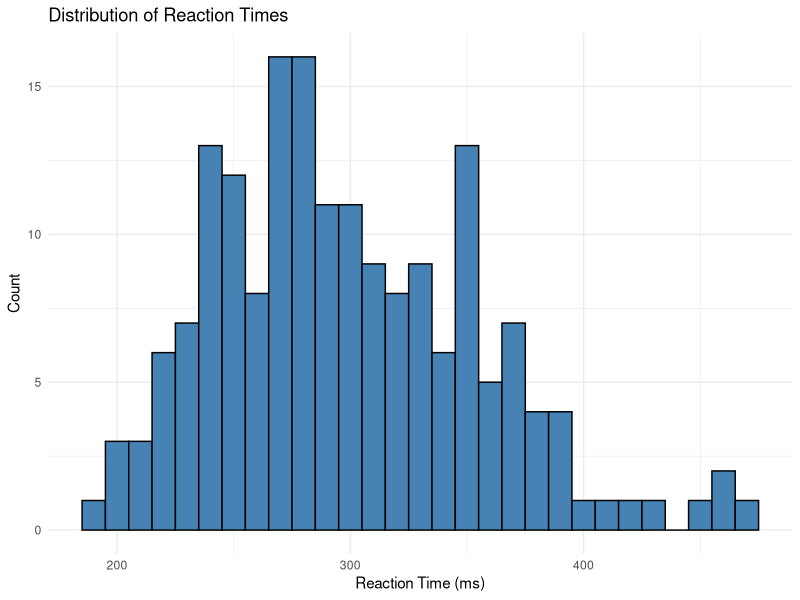
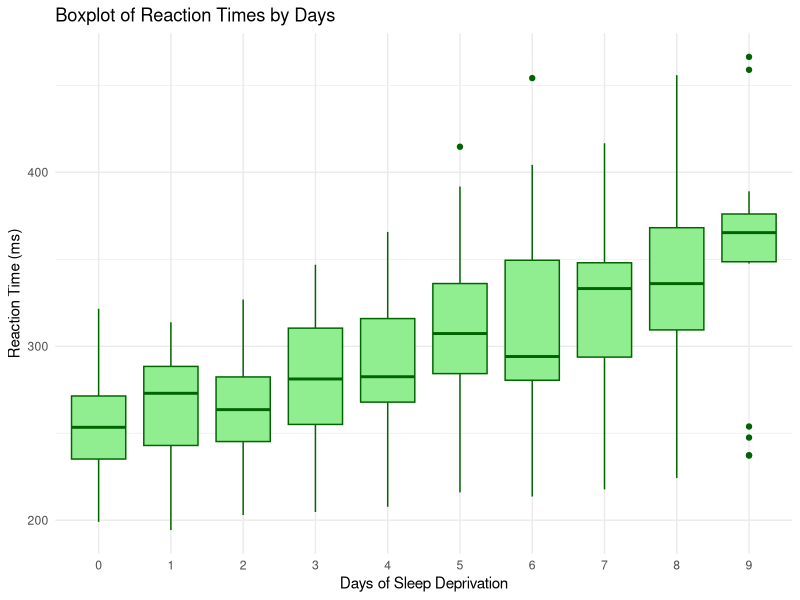
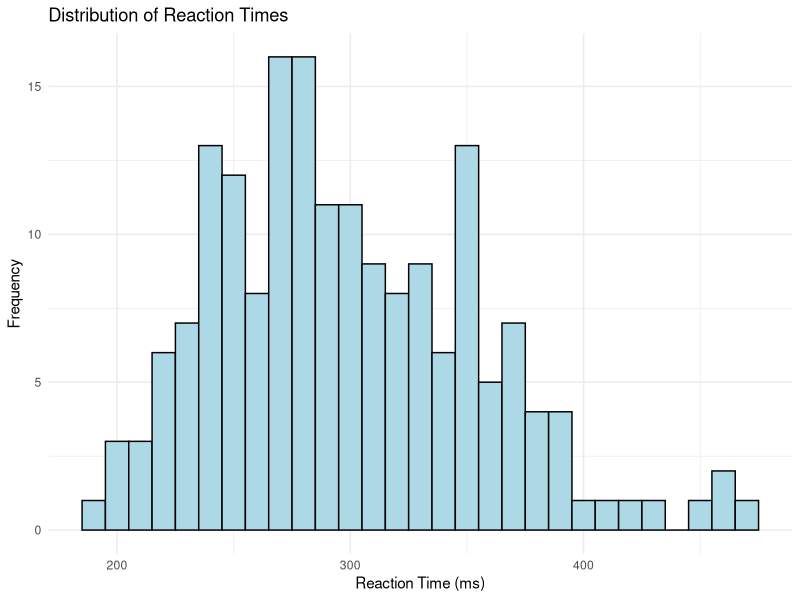
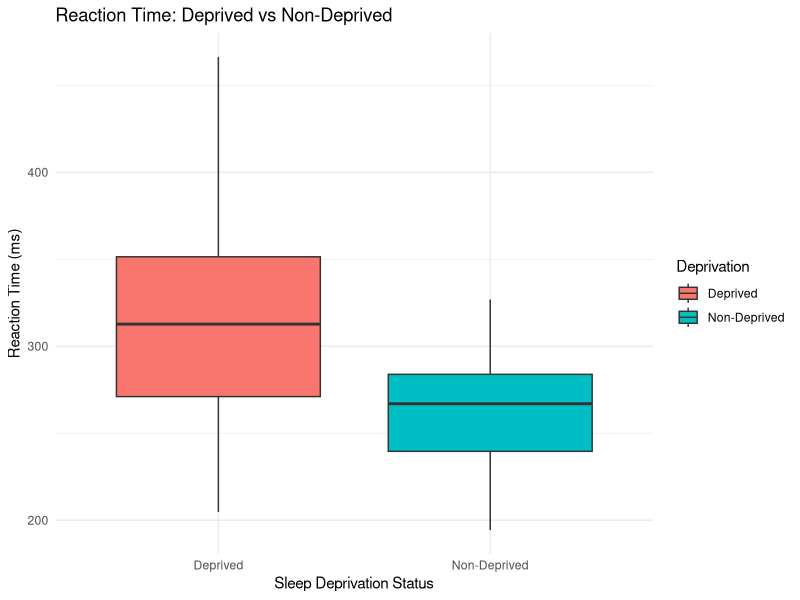
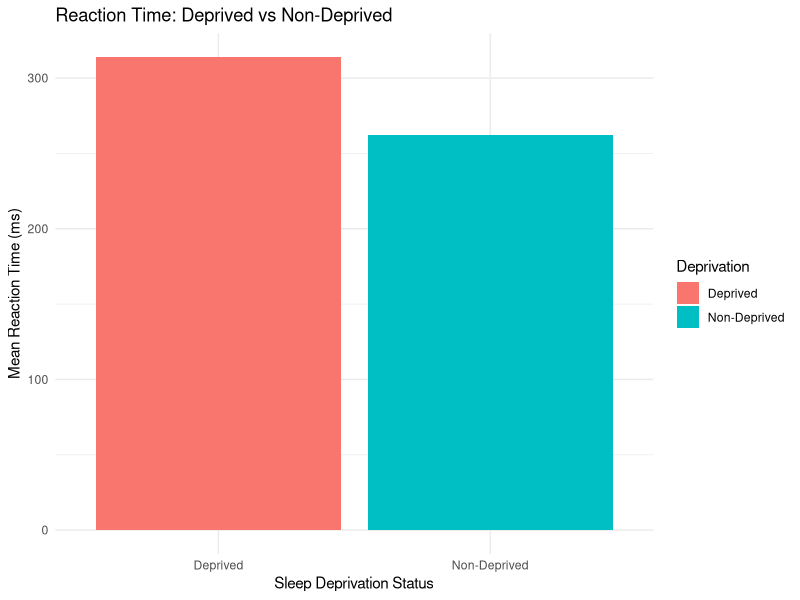
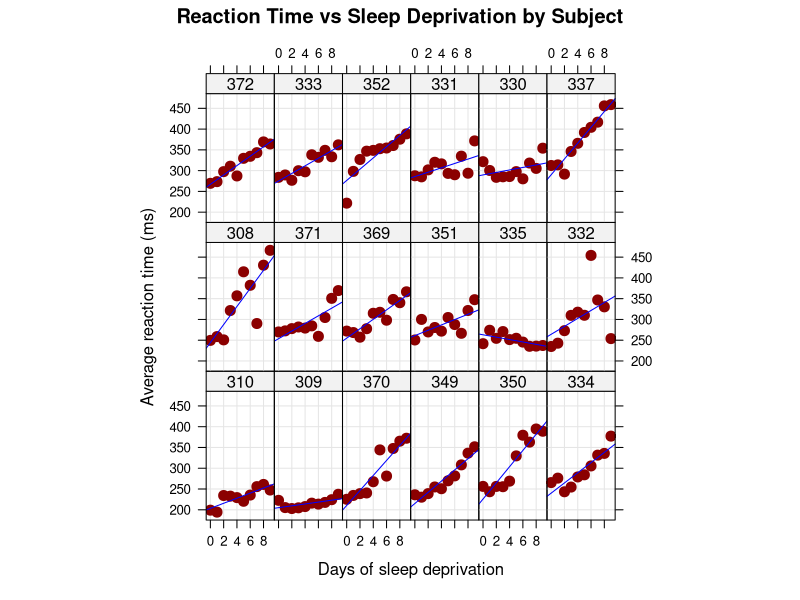
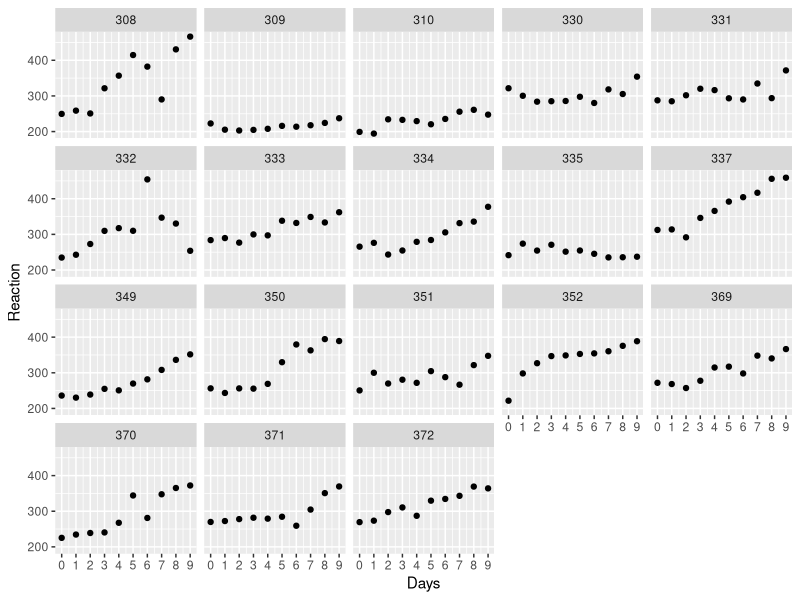
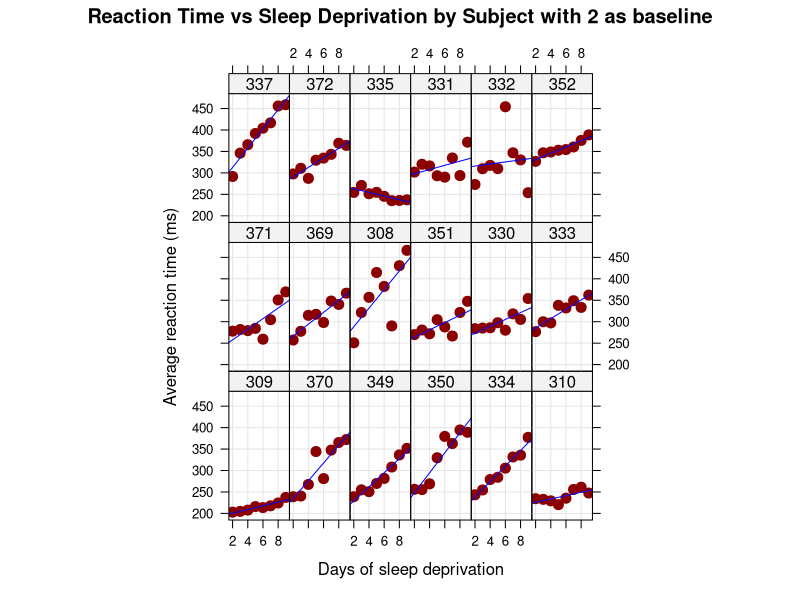

Write R code to recreate these figures, in order.
# import the adequate libraries
library(tidyverse)
library(broom)
library(lme4)

data(sleepstudy)
?sleepstudy



# Here I performed descriptive analysis to see the first five rows of my data
head(sleepstudy)


#   Reaction Days Subject
# 1 249.5600    0     308
# 2 258.7047    1     308
# 3 250.8006    2     308
# 4 321.4398    3     308
# 5 356.8519    4     308

# I also checked the data for the number of observation which is 180 and with 3 variables or columns
str(sleepstudy)
# > str(sleepstudy)
# 'data.frame':   180 obs. of  3 variables:
#  $ Reaction: num  250 259 251 321 357 ...
#  $ Days    : num  0 1 2 3 4 5 6 7 8 9 ...
#  $ Subject : Factor w/ 18 levels "308","309","310",..: 1 1 1 1 1 1 1 1 1 1 ...


# ?sleepstudy we explored the variables in the datasets
# Reaction: Reaction time (ms) is the dependent variable.
# Days: Number of days of sleep deprivation (independent variable).
# Subject: Random effect variable indicating the individual.


# We also check summary() to check for the summary statistics of the datasets and we found that
# the means of the Reaction is 298.5 millisecs
# the means of the Days is 4.5days


summary(sleepstudy)

# > summary(sleepstudy)
#     Reaction          Days        Subject
#  Min.   :194.3   Min.   :0.0   308    : 10
#  1st Qu.:255.4   1st Qu.:2.0   309    : 10
#  Median :288.7   Median :4.5   310    : 10
#  Mean   :298.5   Mean   :4.5   330    : 10
#  3rd Qu.:336.8   3rd Qu.:7.0   331    : 10
#  Max.   :466.4   Max.   :9.0   332    : 10
#                                (Other):120



# Here we plot visualizations to further understand the data


# We plotted the graph of Reaction time to see the distribution more clearly,we plotted the Histogram
ggplot(sleepstudy, aes(x = Reaction)) +
  geom_histogram(binwidth = 10, fill = "steelblue", color = "black") +
  theme_minimal() +
  labs(title = "Distribution of Reaction Times", x = "Reaction Time (ms)", y = "Count")


# We also found the factor levels of days, since it is a categorical variable and saved it into a variable x
# Then we plotted a boxplot of reaction times by days where x is the days of sleep deprivation set as a factor
# with progressive levels from 0-9

x <- factor(sleepstudy$Days)

ggplot(sleepstudy, aes(x, y = Reaction)) +
  geom_boxplot(fill = "lightgreen", color = "darkgreen") +
  theme_minimal() +
  labs(title = "Boxplot of Reaction Times by Days", x = "Days of Sleep Deprivation", y = "Reaction Time (ms)")


# Here, we plotted the Distribution of the Reaction times, against the Frequency in the dataset
ggplot(sleepstudy, aes(x = Reaction)) +
  geom_histogram(binwidth = 10, fill = "lightblue", color = "black") +
  labs(
    title = "Distribution of Reaction Times",
    x = "Reaction Time (ms)",
    y = "Frequency"
  ) +
  theme_minimal()


str(sleepstudy)

#  str(sleepstudy)
# 'data.frame':   180 obs. of  4 variables:
#  $ Reaction   : num  250 259 251 321 357 ...
#  $ Days       : num  0 1 2 3 4 5 6 7 8 9 ...
#  $ Subject    : Factor w/ 18 levels "308","309","310",..: 1 1 1 1 1 1 1 1 1 1 ...
#  $ Deprivation: chr  "Non-Deprived" "Non-Deprived" "Non-Deprived" "Deprived" ...

# Since sleep deprivation begins from day 2, we can account for that in our visualization.
# Here we added a new column to sleepstudy, using a conditional,
# saying if the Days is greater than 2, then Deprivation started
# If not set to 'Non-Deprivation'
sleepstudy$Deprivation <- ifelse(sleepstudy$Days > 2, "Deprived", "Non-Deprived")



# We group the deprivation column and we performed descriptive analysis on the data for each of
# deprived or non-deprived
sleepstudy %>%
  group_by(Deprivation) %>%
  summarise(
    Mean_Reaction = mean(Reaction),
    SD_Reaction = sd(Reaction),
    Median_Reaction = median(Reaction),
    Min_Reaction = min(Reaction),
    Max_Reaction = max(Reaction)
  )



#   Deprivation  Mean_Reaction SD_Reaction Median_Reaction Min_Reaction
#   <chr>                <dbl>       <dbl>           <dbl>        <dbl>
# 1 Deprived              314.        57.5            313.         205.
# 2 Non-Deprived          262.        31.4            267.         194.


# We used a boxplot to plot the Reaction Times against the two categories of deprivation - Deprived and Non-deprived
ggplot(sleepstudy, aes(x = Deprivation, y = Reaction, fill = Deprivation)) +
  geom_boxplot() +
  labs(
    title = "Reaction Time: Deprived vs Non-Deprived",
    x = "Sleep Deprivation Status",
    y = "Reaction Time (ms)"
  ) +
  theme_minimal()



# Here we plotted a bar plot for mean Reaction time against deprivation status - Deprived and Non-Deprived category
ggplot(sleepstudy, aes(x = Deprivation, y = Reaction, fill = Deprivation)) +
  stat_summary(fun = mean, geom = "bar", position = "dodge") +
  labs(
    title = "Reaction Time: Deprived vs Non-Deprived",
    x = "Sleep Deprivation Status",
    y = "Mean Reaction Time (ms)"
  ) +
  theme_minimal()



# Here we loaded the lattice package, used for creating advanced statistical grpahics
require(lattice)

# We plotted the response variable (REaction) on the y-axes and the
# explanatory variable (Days, sleep derivation)
xyplot(Reaction ~ Days | Subject,
  data = sleepstudy,
  # We defined components for the grid, points, and regression lines
  type = c("g", "p", "r"),
  # WE set the regression line color
  col.line = "blue",
  # We set our point style
  pch = 19,
  # We set the point size
  cex = 1.2,
  # Point color
  col = "darkred",
  # We then sorted by intercept of the plotted regression line
  index = function(x, y) coef(lm(y ~ x))[1],
  xlab = "Days of sleep deprivation",
  ylab = "Average reaction time (ms)",
  main = "Reaction Time vs Sleep Deprivation by Subject",
  aspect = "xy"
)

?sleepstudy()
# we experimented with the ggplot to plot the same graph
ggplot(sleepstudy, aes(x = Days, y = Reaction)) +
  geom_point() +
  scale_x_continuous(breaks = 0:9) +
  facet_wrap(~Subject)

# We created a new variable 'experiment_started'
# We piped the sleepstudy dataset into a filter
# The filter function is used to select the Days value of 2 or more
# Since Day 0, Day 1 were adaptation and training (T1/T2) respectively,
# day 2 was baseline (B); sleep deprivation started after day 2.
# Now, we says a new column called 'days_deprived'
experiment_started <- sleepstudy %>%
  filter(Days >= 2L) %>%
  mutate(days_deprived = Days - 2L)


# we printed the first six observation of the new tibble
head(experiment_started)

# > head(experiment_started)
#   Reaction Days Subject days_deprived
# 1 250.8006    2     308             0
# 2 321.4398    3     308             1
# 3 356.8519    4     308             2
# 4 414.6901    5     308             3
# 5 382.2038    6     308             4
# 6 290.1486    7     308             5


# We then performed a descriptive statistics of the new dataset
experiment_started %>% count(days_deprived, Days)
#   days_deprived Days  n
# 1             0    2 18
# 2             1    3 18
# 3             2    4 18
# 4             3    5 18
# 5             4    6 18
# 6             5    7 18
# 7             6    8 18
# 8             7    9 18


# Here we plotted the scatter plot by facets using the filtered data we called "experiment_started"
require(lattice)
xyplot(Reaction ~ Days | Subject,
  data = experiment_started,
  # We defined components for the grid, points, and regression lines
  type = c("g", "p", "r"),
  # WE set the regression line color
  col.line = "blue",
  # We set our point style
  pch = 19,
  # We set the point size
  cex = 1.2,
  # Point color
  col = "darkred",
  # We then sorted by intercept of the plotted regression line
  index = function(x, y) coef(lm(y ~ x))[1],
  xlab = "Days of sleep deprivation",
  ylab = "Average reaction time (ms)",
  main = "Reaction Time vs Sleep Deprivation by Subject with 2 as baseline",
  aspect = "xy"
)


# We plotted a facet_wrap histogram by days, to visualize the reactions of each subject per day
# using DAY2 as Baseline
ggplot(experiment_started, aes(x = Reaction, fill = factor(Days))) +
  geom_histogram(binwidth = 20, alpha = 0.8, position = "dodge") +
  facet_wrap(~Days, scales = "free_y") +
  labs(
    title = "Histogram of Reaction Times by Day",
    x = "Reaction Time",
    y = "Count",
    fill = "Day"
  ) +
  theme_minimal()

# Here, we plotted the boxplot by days, wrapping it in facets by the days.
# We used Day 2 as our new baseline
ggplot(experiment_started, aes(x = factor(Days), y = Reaction, fill = factor(Days))) +
  geom_boxplot(alpha = 0.6) +
  facet_wrap(~days_deprived, scales = "free") +
  labs(title = "Boxplot of Reaction Times by Day and Deprivation Level", x = "Day", y = "Reaction Time", fill = "Day") +
  theme_minimal()


# We performed the normal linear regression, plotting the days_deprived
# We used lm() function,
# Here we set the DV to be Reaction and days_deprived as IV
# data here is our subset experiment_started
complete_pooling_mdl <- lm(Reaction ~ days_deprived, experiment_started)
summary(complete_pooling_mdl)



# Call:
# lm(formula = Reaction ~ days_deprived, data = experiment_started)

# Residuals:
#      Min       1Q   Median       3Q      Max
# -112.284  -26.732    2.143   27.734  140.453

# Coefficients:
#               Estimate Std. Error t value Pr(>|t|)
# (Intercept)    267.967      7.737  34.633  < 2e-16 ***
# days_deprived   11.435      1.850   6.183 6.32e-09 ***
# ---
# Signif. codes:  0 '***' 0.001 '**' 0.01 '*' 0.05 '.' 0.1 ' ' 1

# Residual standard error: 50.85 on 142 degrees of freedom
# Multiple R-squared:  0.2121,    Adjusted R-squared:  0.2066
# F-statistic: 38.23 on 1 and 142 DF,  p-value: 6.316e-09


# (Intercept): 267.967
# This is the estimated value of Reaction when days_deprived is 0.
# In other words, when there is no deprivation, the expected reaction is approximately 268 units.


# days_deprived: 11.435
# This is the slope coefficient, representing the change in Reaction for each additional day of deprivation.
# For every day of deprivation, the model predicts that the Reaction will increase by approximately 11.435 units.



# The residual standard error is 50.85, which is a measure of the typical size of the residuals (errors) in the model.
# It indicates that, on average, the observed reactions deviate from the predicted values by 50.85 units.


# General Summary

# The model shows a positive relationship between days_deprived and Reaction. For every additional day of deprivation,
# the expected Reaction increases by 11.435 units.
# Both the intercept and the slope are statistically
# significant, meaning the model is a good fit for the data.
# The model explains about 21.2% of the variance in Reaction,
# suggesting that while days_deprived is an important predictor,
# other factors likely contribute to the variability in Reaction.




# I extracted the coefficient of the model
coef(complete_pooling_mdl)
#  (Intercept) days_deprived
#     267.96742      11.43543



# Plotted a one size fits all plot to visualize the regression across the days
# We saved the plot into a variable called 'complete'
complete <- ggplot(experiment_started, aes(x = days_deprived, y = Reaction)) +
  geom_abline(intercept = coef(complete_pooling_mdl)[1], slope = coef(complete_pooling_mdl)[2], color = "red") +
  geom_point() +
  scale_x_continuous(breaks = 0:7) +
  facet_wrap(~Subject) +
  labs(y = "Reaction Time", x = "Days deprived of sleep (0 = baseline)")


# We saved the plot as a PNG file
ggsave("complete.png", plot = complete, width = 8, height = 6, dpi = 300)
# We see a bad fit.


# NO POOL
experiment_started %>% summary()
#    Reaction          Days         Subject   days_deprived
#  Min.   :203.0   Min.   :2.00   308    : 8   Min.   :0.00
#  1st Qu.:265.2   1st Qu.:3.75   309    : 8   1st Qu.:1.75
#  Median :303.2   Median :5.50   310    : 8   Median :3.50
#  Mean   :308.0   Mean   :5.50   330    : 8   Mean   :3.50
#  3rd Qu.:347.7   3rd Qu.:7.25   331    : 8   3rd Qu.:5.25
#  Max.   :466.4   Max.   :9.00   332    : 8   Max.   :7.00
#                                 (Other):96



# Here for the "no_pool_model"
# I used the lm() function again,
# The dependent variable (response variable) is 'Reaction'
# The independent variables (predictors) are 'days_deprived' and 'Subject'
# The interaction term between 'days_deprived' and 'Subject'
no_pool_model <- lm(Reaction ~ days_deprived + Subject + days_deprived:Subject, data = experiment_started)



# We printed the summary of the model
summary(no_pool_model)


# We extracted the intercepts from the linear model for all subjects
# The first intercept is the overall intercept (from the model)
# The following intercepts are adjusted for each subject, by adding the subject-specific component
all_intercepts <- c(
  coef(no_pool_model)["(Intercept)"], # Overall intercept for the model
  coef(no_pool_model)[3:19] + coef(no_pool_model)["(Intercept)"] # Adjusted intercepts for each subject
)

# We extracted the slopes for 'days_deprived' from the model for all subjects
# The first slope corresponds to the general effect of 'days_deprived'
# The subsequent slopes are adjusted for each subject, by adding their individual slope component
all_slopes <- c(
  coef(no_pool_model)["days_deprived"], # Overall slope for 'days_deprived'
  coef(no_pool_model)[20:36] + coef(no_pool_model)["days_deprived"] # Adjusted slopes for each subject
)

# We extract the unique Subject levels and convert them into a factor
# This will be used to ensure we have the correct subject identifiers for each coefficient
ids <- experiment_started %>%
  pull(Subject) %>% # Pull the Subject variable from the dataset
  levels() %>% # Extract unique levels (subjects)
  factor() # Ensure that 'Subject' is a factor to match the model coefficients

# We created a tibble to store the extracted coefficients (intercepts and slopes) along with corresponding subject IDs
np_coef <- tibble(
  Subject = ids, # Subject identifiers for each row
  intercept = all_intercepts, # Intercepts for each subject
  slope = all_slopes # Slopes for 'days_deprived' for each subject
)

# printed the coefficients tibble to check the results
np_coef

# We created a plot to visualize the relationship between 'days_deprived' and 'Reaction'
# We plotted separate lines for each subject using the intercept and slope for each subject
nopool <- ggplot(experiment_started, aes(x = days_deprived, y = Reaction)) +
  geom_abline( # Add lines with subject-specific intercepts and slopes
    data = np_coef, # Data source for intercepts and slopes
    mapping = aes(
      intercept = intercept, # Use the intercept for each subject
      slope = slope # Use the slope for each subject
    ),
    color = "blue" # Line color set to blue
  ) +
  geom_point() + # Add points for actual data
  scale_x_continuous(breaks = 0:7) + # Set x-axis breaks for days_deprived from 0 to 7
  facet_wrap(~Subject) + # Facet the plot by Subject, so each subject gets its own subplot
  labs(y = "Reaction Time", x = "Days deprived of sleep (0 = baseline)") # Label the axes

# We saved the plot as a PNG image with specified dimensions and resolution
ggsave("nopool.png", plot = nopool, width = 8, height = 6, dpi = 300)


# Mixed Effects Model

# We fit a mixed-effects model using the 'lmer' function from the 'lme4' package
# This model predicts 'Reaction' based on the 'days_deprived' variable,
# with random intercepts and slopes for 'days_deprived' by 'Subject'.
# The random effects are specified by the '(days_deprived | Subject)'
# formula, meaning that each subject can have its own intercept and slope for 'days_deprived'.
final_model1 <- lmer(Reaction ~ days_deprived + (days_deprived | Subject), experiment_started)

# Summarize the results of the fitted model
# This will provide detailed output about the fixed and random effects,
# including estimates, standard errors, and significance tests.
summary(final_model1)


# summary(final_model1)
# Linear mixed model fit by REML ['lmerMod']
# Formula: Reaction ~ days_deprived + (days_deprived | Subject)
#    Data: experiment_started

# REML criterion at convergence: 1404.1

# Scaled residuals:
#     Min      1Q  Median      3Q     Max
# -4.0157 -0.3541  0.0069  0.4681  5.0732

# Random effects:
#  Groups   Name          Variance Std.Dev. Corr
#  Subject  (Intercept)   958.35   30.957
#           days_deprived  45.78    6.766   0.18
#  Residual               651.60   25.526
# Number of obs: 144, groups:  Subject, 18

# Fixed effects:
#               Estimate Std. Error t value
# (Intercept)    267.967      8.266  32.418
# days_deprived   11.435      1.845   6.197

# Correlation of Fixed Effects:
#             (Intr)
# days_deprvd -0.062


# Random Effects Summary
# (Intercept):
# Variance = 958.35; Std.Dev. = 30.957.
# This indicates substantial variability in baseline reaction times (intercepts) across subjects.
# days_deprived:

# Variance = 45.78; Std.Dev. = 6.766.
# This indicates moderate variability in how sensitive different subjects are to days_deprived.
# Residual:

# Variance = 651.60; Std.Dev. = 25.526.
# The residual variability reflects the variability in Reaction not explained by the fixed or random effects.



# Fixed Effects Summary:
# (Intercept):

# Estimate = 267.967.
# This is the average baseline Reaction when days_deprived = 0, across all subjects.
# A t-value of 32.418 (very large) indicates the intercept is highly significant.
# days_deprived:

# Estimate = 11.435.
# For each additional day of deprivation, the Reaction increases by 11.435 units on average.
# The standard error (SE) = 1.845 is relatively small, leading to a high t-value of 6.197, indicating this effect is highly significant.




# We created a ggplot object for visualizing the relationship between 'days_deprived' and 'Reaction'
# The plot will show both fixed and random effects based on the mixed-effects model
mixed <- ggplot(experiment_started, aes(x = days_deprived, y = Reaction)) +
  geom_point() + # Plot the raw data points showing the individual observations
  # Add the fixed effect regression line, which represents the overall effect of 'days_deprived' on 'Reaction'
  geom_abline(aes(intercept = fixef(final_model1)[1], slope = fixef(final_model1)[2]),
    color = "red" # Red line represents the fixed effect line
  ) +
  geom_abline(
    aes(
      intercept = fixef(final_model1)[1] + ranef(final_model1)$Subject[as.character(Subject), "(Intercept)"], # Subject-specific intercept
      slope = fixef(final_model1)[2] + ranef(final_model1)$Subject[as.character(Subject), "days_deprived"] # Subject-specific slope
    ),
    color = "blue", alpha = 0.3 # Blue lines represent the random effect lines, with transparency for better visualization
  ) +
  scale_x_continuous(breaks = 0:7) + # Adjust x-axis to show days from 0 to 7
  facet_wrap(~Subject) + # Create separate panels for each subject
  labs(y = "Reaction Time", x = "Days deprived of sleep (0 = baseline)") + # Axis labels
  theme_minimal() # Use a minimal theme for the plot

# We saved the plot as an image file named "mixed.png"
ggsave("mixed.png", plot = mixed, width = 8, height = 6, dpi = 300)

# We displayed the plot
mixed

# Fitted another mixed-effects model with different random effects structure
# This model includes random intercepts for each subject, but no random slopes for 'days_deprived'
final_model2 <- lmer(Reaction ~ days_deprived + (1 | Subject) + (0 + days_deprived | Subject), experiment_started)

# We printed the summary for the second model
summary(final_model2)

# summary(final_model2)
# Linear mixed model fit by REML ['lmerMod']
# Formula: Reaction ~ days_deprived + (1 | Subject) + (0 + days_deprived |
#     Subject)
#    Data: experiment_started

# REML criterion at convergence: 1404.4

# Scaled residuals:
#     Min      1Q  Median      3Q     Max
# -4.0255 -0.3480  0.0175  0.4412  5.0887

# Random effects:
#  Groups    Name          Variance Std.Dev.
#  Subject   (Intercept)   1020.04  31.94
#  Subject.1 days_deprived   48.86   6.99
#  Residual                 646.88  25.43
# Number of obs: 144, groups:  Subject, 18

# Fixed effects:
#               Estimate Std. Error t value
# (Intercept)    267.967      8.464  31.659
# days_deprived   11.435      1.890   6.052

# Correlation of Fixed Effects:
#             (Intr)
# days_deprvd -0.187

# We compared the models based on their fit to the data, checking if the more complex model (final_model1) provides
# a significantly better fit than the simpler model (final_model2).

anova(final_model1, final_model2)

# final_model2: Reaction ~ days_deprived + (1 | Subject) + (0 + days_deprived | Subject)
# final_model1: Reaction ~ days_deprived + (days_deprived | Subject)
#              npar    AIC    BIC  logLik deviance  Chisq Df Pr(>Chisq)
# final_model2    5 1423.5 1438.4 -706.76   1413.5
# final_model1    6 1425.2 1443.0 -706.58   1413.2 0.3535  1     0.5521



# residual analysis

# Extract residuals and fitted values
residuals_final_model2 <- residuals(final_model2)
fitted_values_final_model2 <- fitted(final_model2)


residuals_final_model2
fitted_values_final_model2

# Residuals vs Fitted plot
library(ggplot2)
ggplot(
  data = data.frame(fitted = fitted_values_final_model2, residuals = residuals_final_model2),
  aes(x = fitted, y = residuals)
) +
  geom_point() +
  geom_hline(yintercept = 0, color = "red", linetype = "dashed") +
  labs(x = "Fitted Values", y = "Residuals") +
  theme_minimal() +
  ggtitle("Residuals vs Fitted Values Plot")



# Histogram of residuals
ggplot(data = data.frame(residuals = residuals_final_model2), aes(x = residuals)) +
  geom_histogram(bins = 20, fill = "skyblue", color = "black", alpha = 0.7) +
  labs(x = "Residuals", y = "Frequency") +
  theme_minimal() +
  ggtitle("Histogram of Residuals")



# Q-Q Plot
qqnorm(residuals_final_model2)
qqline(residuals_final_model2, col = "red")



# Load necessary libraries
library(ggplot2)
library(gridExtra)

# Residuals vs Fitted Values Plot
residuals_fitted_plot <- ggplot(
  data = data.frame(fitted = fitted_values_final_model2, residuals = residuals_final_model2),
  aes(x = fitted, y = residuals)
) +
  geom_point() +
  geom_hline(yintercept = 0, color = "red", linetype = "dashed") +
  labs(x = "Fitted Values", y = "Residuals") +
  theme_minimal() +
  ggtitle("Residuals vs Fitted Values")

# Histogram of Residuals
histogram_plot <- ggplot(data = data.frame(residuals = residuals_final_model2), aes(x = residuals)) +
  geom_histogram(bins = 20, fill = "skyblue", color = "black", alpha = 0.7) +
  labs(x = "Residuals", y = "Frequency") +
  theme_minimal() +
  ggtitle("Histogram of Residuals")

# Q-Q Plot
qq_plot <- ggplot(data.frame(residuals = residuals_final_model2), aes(sample = residuals)) +
  stat_qq() +
  stat_qq_line(color = "red") +
  labs(x = "Theoretical Quantiles", y = "Sample Quantiles") +
  theme_minimal() +
  ggtitle("Q-Q Plot")

# Combine the plots using grid.arrange from gridExtra
combined_plot <- grid.arrange(residuals_fitted_plot, histogram_plot, qq_plot, ncol = 3)

# Save the combined plot as a PNG file
ggsave("combined_plots.png", plot = combined_plot, width = 15, height = 5, dpi = 300)
